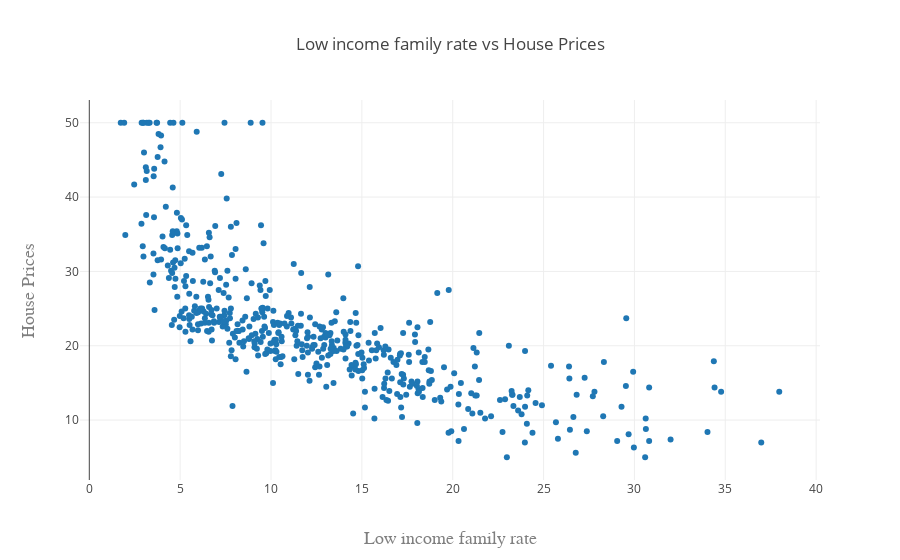

The code cell stored with this chart in its notebook:
### Code cell
trace = go.Scatter(
    x = boston_df['LSTAT'],
    y = boston_df['target'],
    mode = 'markers'
)

data = [trace]

layout = go.Layout(
    title='Low income family rate vs House Prices',
    xaxis=dict(
        title='Low income family rate',
        titlefont=dict(
            family='Courier New, monospace',
            size=18,
            color='#7f7f7f'
        )
    ),
    yaxis=dict(
        title='House Prices',
        titlefont=dict(
            family='Courier New, monospace',
            size=18,
            color='#7f7f7f'
        )
    )
)

config={'showLink': False}
fig = go.Figure(data=data, layout=layout)
iplot(fig, filename='basic-scatter', config=config)

### Figure 1 — Plotly figure (JSON) as saved in the notebook; plotly's stock layout.template omitted (floating-point values rounded to 4 significant figures; data arrays with more than 128 entries replaced by an {"elided": "..."} marker saying what was removed)
{"data": [{"mode": "markers", "type": "scatter", "x": {"elided": "506 float values"}, "y": {"elided": "506 float values"}}], "layout": {"title": "Low income family rate vs House Prices", "xaxis": {"title": "Low income family rate", "titlefont": {"color": "#7f7f7f", "family": "Courier New, monospace", "size": 18}}, "yaxis": {"title": "House Prices", "titlefont": {"color": "#7f7f7f", "family": "Courier New, monospace", "size": 18}}}}
